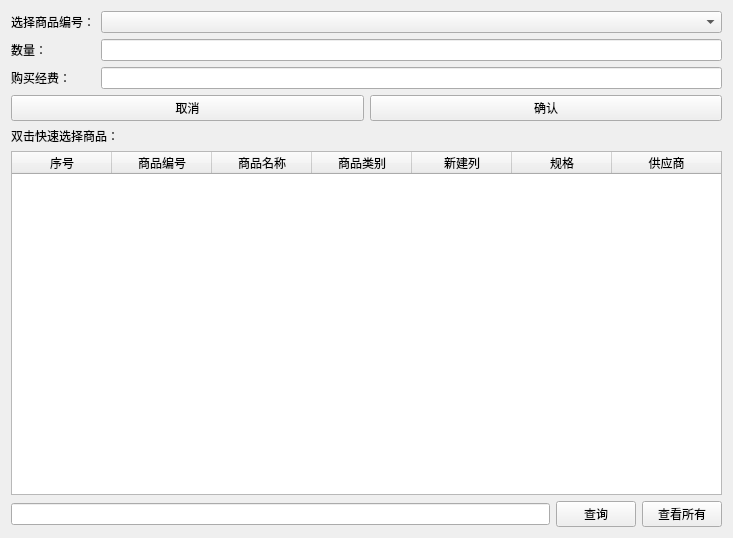
<?xml version="1.0" encoding="UTF-8"?>
<ui version="4.0">
 <class>Form</class>
 <widget class="QWidget" name="Form">
  <property name="geometry">
   <rect>
    <x>0</x>
    <y>0</y>
    <width>733</width>
    <height>538</height>
   </rect>
  </property>
  <property name="windowTitle">
   <string>添加订货通知详单</string>
  </property>
  <layout class="QVBoxLayout" name="verticalLayout_3">
   <item>
    <layout class="QHBoxLayout" name="horizontalLayout_3">
     <item>
      <layout class="QVBoxLayout" name="verticalLayout_2">
       <item>
        <widget class="QLabel" name="label">
         <property name="text">
          <string>选择商品编号：</string>
         </property>
        </widget>
       </item>
       <item>
        <widget class="QLabel" name="label_2">
         <property name="text">
          <string>数量：</string>
         </property>
        </widget>
       </item>
       <item>
        <widget class="QLabel" name="label_4">
         <property name="text">
          <string>购买经费：</string>
         </property>
        </widget>
       </item>
      </layout>
     </item>
     <item>
      <layout class="QVBoxLayout" name="verticalLayout">
       <item>
        <widget class="QComboBox" name="commodity_code_comboBox"/>
       </item>
       <item>
        <widget class="QLineEdit" name="number_lineEdit"/>
       </item>
       <item>
        <widget class="QLineEdit" name="price_lineEdit"/>
       </item>
      </layout>
     </item>
    </layout>
   </item>
   <item>
    <layout class="QHBoxLayout" name="horizontalLayout">
     <item>
      <widget class="QPushButton" name="cancel_Button">
       <property name="text">
        <string>取消</string>
       </property>
      </widget>
     </item>
     <item>
      <widget class="QPushButton" name="confirm_Button">
       <property name="text">
        <string>确认</string>
       </property>
      </widget>
     </item>
    </layout>
   </item>
   <item>
    <widget class="QLabel" name="label_3">
     <property name="text">
      <string>双击快速选择商品：</string>
     </property>
    </widget>
   </item>
   <item>
    <widget class="QTableWidget" name="tableWidget">
     <property name="minimumSize">
      <size>
       <width>300</width>
       <height>0</height>
      </size>
     </property>
     <property name="editTriggers">
      <set>QAbstractItemView::NoEditTriggers</set>
     </property>
     <property name="selectionMode">
      <enum>QAbstractItemView::SingleSelection</enum>
     </property>
     <property name="selectionBehavior">
      <enum>QAbstractItemView::SelectRows</enum>
     </property>
     <attribute name="horizontalHeaderStretchLastSection">
      <bool>true</bool>
     </attribute>
     <attribute name="verticalHeaderVisible">
      <bool>false</bool>
     </attribute>
     <column>
      <property name="text">
       <string>序号</string>
      </property>
     </column>
     <column>
      <property name="text">
       <string>商品编号</string>
      </property>
     </column>
     <column>
      <property name="text">
       <string>商品名称</string>
      </property>
     </column>
     <column>
      <property name="text">
       <string>商品类别</string>
      </property>
     </column>
     <column>
      <property name="text">
       <string>新建列</string>
      </property>
     </column>
     <column>
      <property name="text">
       <string>规格</string>
      </property>
     </column>
     <column>
      <property name="text">
       <string>供应商</string>
      </property>
     </column>
    </widget>
   </item>
   <item>
    <layout class="QHBoxLayout" name="horizontalLayout_2">
     <item>
      <widget class="QLineEdit" name="query_lineEdit"/>
     </item>
     <item>
      <widget class="QPushButton" name="query_Button">
       <property name="text">
        <string>查询</string>
       </property>
      </widget>
     </item>
     <item>
      <widget class="QPushButton" name="check_all_Button">
       <property name="text">
        <string>查看所有</string>
       </property>
      </widget>
     </item>
    </layout>
   </item>
  </layout>
 </widget>
 <resources/>
 <connections/>
</ui>
